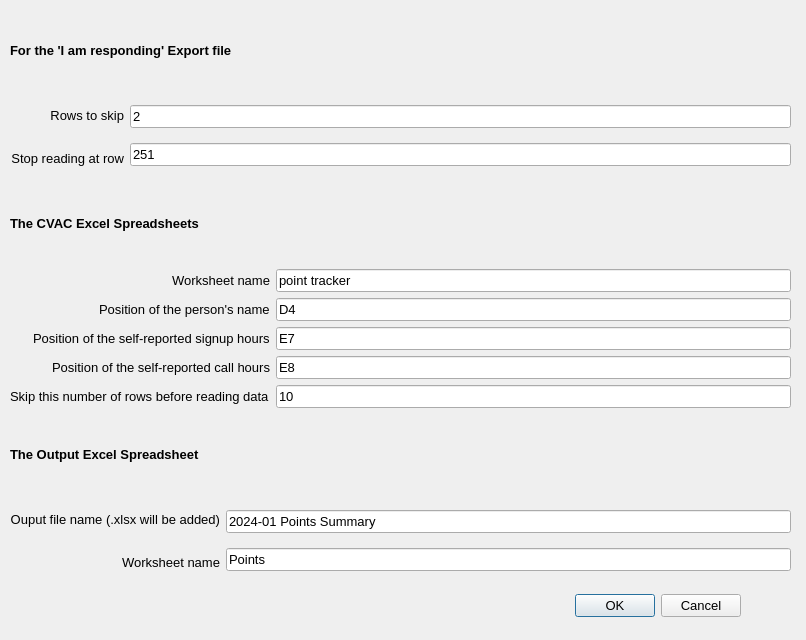
<?xml version="1.0" encoding="UTF-8"?>
<ui version="4.0">
 <class>Settings</class>
 <widget class="QDialog" name="Settings">
  <property name="geometry">
   <rect>
    <x>0</x>
    <y>0</y>
    <width>806</width>
    <height>640</height>
   </rect>
  </property>
  <property name="font">
   <font>
    <pointsize>12</pointsize>
   </font>
  </property>
  <property name="windowTitle">
   <string>Dialog</string>
  </property>
  <widget class="QDialogButtonBox" name="buttonBox">
   <property name="geometry">
    <rect>
     <x>360</x>
     <y>590</y>
     <width>381</width>
     <height>31</height>
    </rect>
   </property>
   <property name="font">
    <font>
     <pointsize>10</pointsize>
    </font>
   </property>
   <property name="orientation">
    <enum>Qt::Horizontal</enum>
   </property>
   <property name="standardButtons">
    <set>QDialogButtonBox::Cancel|QDialogButtonBox::Ok</set>
   </property>
  </widget>
  <widget class="QWidget" name="">
   <property name="geometry">
    <rect>
     <x>10</x>
     <y>10</y>
     <width>781</width>
     <height>571</height>
    </rect>
   </property>
   <layout class="QGridLayout" name="gridLayout_4">
    <item row="0" column="0">
     <layout class="QVBoxLayout" name="verticalLayout_4">
      <item>
       <widget class="QLabel" name="label_3">
        <property name="font">
         <font>
          <pointsize>10</pointsize>
          <weight>75</weight>
          <bold>true</bold>
         </font>
        </property>
        <property name="text">
         <string>For the 'I am responding' Export file</string>
        </property>
       </widget>
      </item>
      <item>
       <layout class="QGridLayout" name="gridLayout">
        <item row="0" column="0">
         <widget class="QLabel" name="label">
          <property name="font">
           <font>
            <pointsize>10</pointsize>
           </font>
          </property>
          <property name="text">
           <string>Rows to skip</string>
          </property>
          <property name="alignment">
           <set>Qt::AlignRight|Qt::AlignTrailing|Qt::AlignVCenter</set>
          </property>
         </widget>
        </item>
        <item row="0" column="1" rowspan="2">
         <layout class="QVBoxLayout" name="verticalLayout">
          <item>
           <widget class="QLineEdit" name="iar_rows_to_skip_d">
            <property name="font">
             <font>
              <pointsize>10</pointsize>
             </font>
            </property>
            <property name="accessibleName">
             <string>self.iamr_rows_to_skip_edit</string>
            </property>
            <property name="layoutDirection">
             <enum>Qt::RightToLeft</enum>
            </property>
            <property name="inputMethodHints">
             <set>Qt::ImhNone</set>
            </property>
            <property name="inputMask">
             <string notr="true"/>
            </property>
            <property name="text">
             <string notr="true">2</string>
            </property>
            <property name="maxLength">
             <number>3</number>
            </property>
            <property name="placeholderText">
             <string notr="true"/>
            </property>
           </widget>
          </item>
          <item>
           <widget class="QLineEdit" name="iamr_rows_end_d">
            <property name="font">
             <font>
              <pointsize>10</pointsize>
             </font>
            </property>
            <property name="text">
             <string>251</string>
            </property>
           </widget>
          </item>
         </layout>
        </item>
        <item row="1" column="0">
         <widget class="QLabel" name="label_2">
          <property name="font">
           <font>
            <pointsize>10</pointsize>
           </font>
          </property>
          <property name="text">
           <string>Stop reading at row</string>
          </property>
          <property name="alignment">
           <set>Qt::AlignRight|Qt::AlignTrailing|Qt::AlignVCenter</set>
          </property>
         </widget>
        </item>
       </layout>
      </item>
      <item>
       <widget class="QLabel" name="label_6">
        <property name="font">
         <font>
          <pointsize>10</pointsize>
          <weight>75</weight>
          <bold>true</bold>
         </font>
        </property>
        <property name="text">
         <string>The CVAC Excel Spreadsheets</string>
        </property>
       </widget>
      </item>
      <item>
       <layout class="QGridLayout" name="gridLayout_2">
        <item row="0" column="0">
         <widget class="QLabel" name="label_4">
          <property name="font">
           <font>
            <pointsize>10</pointsize>
           </font>
          </property>
          <property name="text">
           <string>Worksheet name</string>
          </property>
          <property name="alignment">
           <set>Qt::AlignRight|Qt::AlignTrailing|Qt::AlignVCenter</set>
          </property>
         </widget>
        </item>
        <item row="0" column="1">
         <layout class="QVBoxLayout" name="verticalLayout_2">
          <item>
           <widget class="QLineEdit" name="losap_sheet_d">
            <property name="font">
             <font>
              <pointsize>10</pointsize>
             </font>
            </property>
            <property name="text">
             <string>point tracker</string>
            </property>
           </widget>
          </item>
         </layout>
        </item>
        <item row="1" column="0" alignment="Qt::AlignRight">
         <widget class="QLabel" name="label_7">
          <property name="font">
           <font>
            <pointsize>10</pointsize>
           </font>
          </property>
          <property name="text">
           <string>Position of the person's name</string>
          </property>
         </widget>
        </item>
        <item row="1" column="1">
         <widget class="QLineEdit" name="losap_name_pos_d">
          <property name="font">
           <font>
            <pointsize>10</pointsize>
           </font>
          </property>
          <property name="text">
           <string>D4</string>
          </property>
         </widget>
        </item>
        <item row="2" column="0" alignment="Qt::AlignRight">
         <widget class="QLabel" name="label_8">
          <property name="font">
           <font>
            <pointsize>10</pointsize>
           </font>
          </property>
          <property name="text">
           <string>Position of the self-reported signup hours</string>
          </property>
         </widget>
        </item>
        <item row="2" column="1">
         <widget class="QLineEdit" name="losap_SR_Signups_d">
          <property name="font">
           <font>
            <pointsize>10</pointsize>
           </font>
          </property>
          <property name="text">
           <string>E7</string>
          </property>
         </widget>
        </item>
        <item row="3" column="0" alignment="Qt::AlignRight">
         <widget class="QLabel" name="label_5">
          <property name="font">
           <font>
            <pointsize>10</pointsize>
           </font>
          </property>
          <property name="text">
           <string>Position of the self-reported call hours</string>
          </property>
          <property name="alignment">
           <set>Qt::AlignRight|Qt::AlignTrailing|Qt::AlignVCenter</set>
          </property>
         </widget>
        </item>
        <item row="3" column="1">
         <widget class="QLineEdit" name="losap_SR_Calls_d">
          <property name="font">
           <font>
            <pointsize>10</pointsize>
           </font>
          </property>
          <property name="accessibleName">
           <string>self.iamr_rows_to_skip_edit</string>
          </property>
          <property name="layoutDirection">
           <enum>Qt::RightToLeft</enum>
          </property>
          <property name="text">
           <string>E8</string>
          </property>
         </widget>
        </item>
        <item row="4" column="0" alignment="Qt::AlignRight">
         <widget class="QLabel" name="label_9">
          <property name="font">
           <font>
            <pointsize>10</pointsize>
           </font>
          </property>
          <property name="text">
           <string>Skip this number of rows before reading data</string>
          </property>
         </widget>
        </item>
        <item row="4" column="1">
         <widget class="QLineEdit" name="losap_rows_to_skip_d">
          <property name="font">
           <font>
            <pointsize>10</pointsize>
           </font>
          </property>
          <property name="text">
           <string>10</string>
          </property>
         </widget>
        </item>
       </layout>
      </item>
      <item>
       <widget class="QLabel" name="label_10">
        <property name="font">
         <font>
          <pointsize>10</pointsize>
          <weight>75</weight>
          <bold>true</bold>
         </font>
        </property>
        <property name="text">
         <string>The Output Excel Spreadsheet</string>
        </property>
       </widget>
      </item>
      <item>
       <layout class="QGridLayout" name="gridLayout_3">
        <item row="0" column="0">
         <widget class="QLabel" name="label_11">
          <property name="font">
           <font>
            <pointsize>10</pointsize>
           </font>
          </property>
          <property name="text">
           <string>Ouput file name (.xlsx will be added)</string>
          </property>
          <property name="alignment">
           <set>Qt::AlignRight|Qt::AlignTrailing|Qt::AlignVCenter</set>
          </property>
         </widget>
        </item>
        <item row="0" column="1" rowspan="2">
         <layout class="QVBoxLayout" name="verticalLayout_3">
          <item>
           <widget class="QLineEdit" name="output_file_name_d">
            <property name="font">
             <font>
              <pointsize>10</pointsize>
             </font>
            </property>
            <property name="accessibleName">
             <string>self.iamr_rows_to_skip_edit</string>
            </property>
            <property name="layoutDirection">
             <enum>Qt::RightToLeft</enum>
            </property>
            <property name="text">
             <string>2024-01 Points Summary</string>
            </property>
           </widget>
          </item>
          <item>
           <widget class="QLineEdit" name="output_worksheet_name_d">
            <property name="font">
             <font>
              <pointsize>10</pointsize>
             </font>
            </property>
            <property name="text">
             <string>Points</string>
            </property>
           </widget>
          </item>
         </layout>
        </item>
        <item row="1" column="0">
         <widget class="QLabel" name="label_12">
          <property name="font">
           <font>
            <pointsize>10</pointsize>
           </font>
          </property>
          <property name="text">
           <string>Worksheet name</string>
          </property>
          <property name="alignment">
           <set>Qt::AlignRight|Qt::AlignTrailing|Qt::AlignVCenter</set>
          </property>
         </widget>
        </item>
       </layout>
      </item>
     </layout>
    </item>
   </layout>
  </widget>
 </widget>
 <resources/>
 <connections>
  <connection>
   <sender>buttonBox</sender>
   <signal>accepted()</signal>
   <receiver>Settings</receiver>
   <slot>accept()</slot>
   <hints>
    <hint type="sourcelabel">
     <x>248</x>
     <y>254</y>
    </hint>
    <hint type="destinationlabel">
     <x>157</x>
     <y>274</y>
    </hint>
   </hints>
  </connection>
  <connection>
   <sender>buttonBox</sender>
   <signal>rejected()</signal>
   <receiver>Settings</receiver>
   <slot>reject()</slot>
   <hints>
    <hint type="sourcelabel">
     <x>316</x>
     <y>260</y>
    </hint>
    <hint type="destinationlabel">
     <x>286</x>
     <y>274</y>
    </hint>
   </hints>
  </connection>
 </connections>
</ui>
